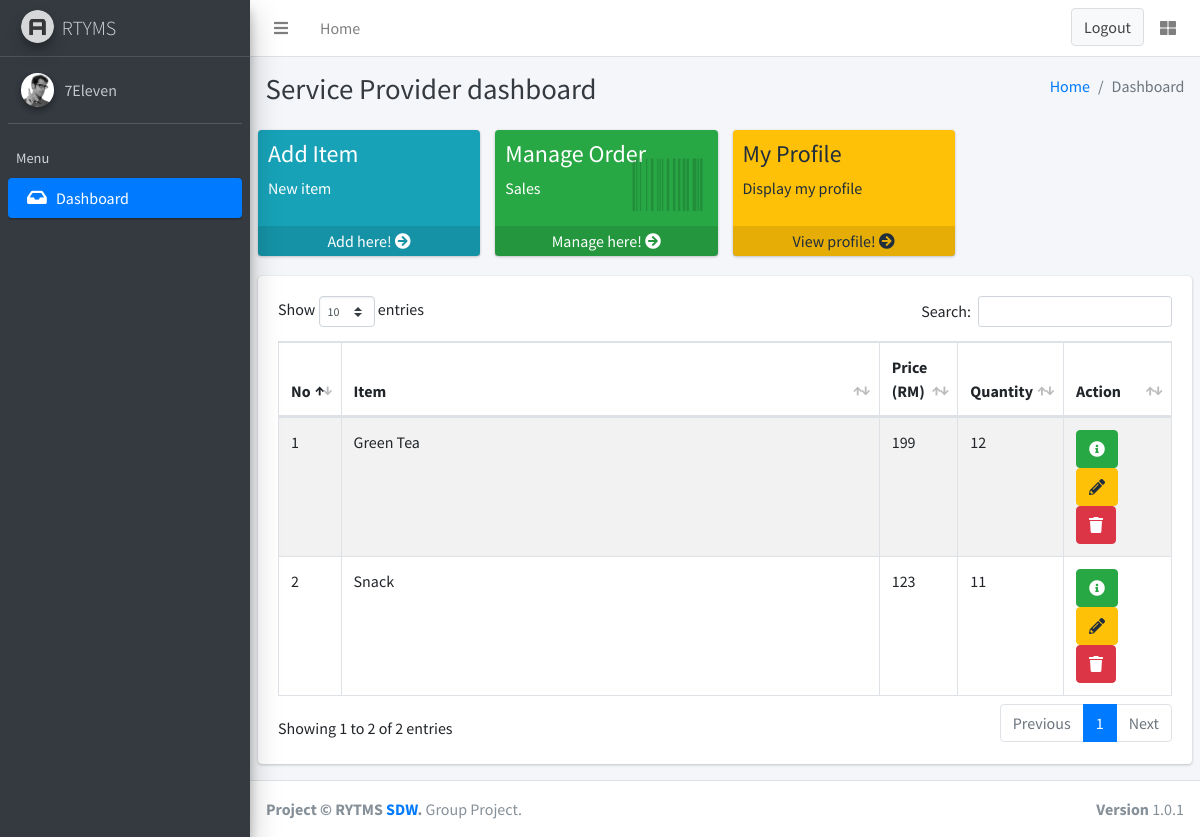
/ApplicationLayer/serviceProvider/food/foodSPMain.php, run on the app's committed database.
### tables this page shows
CREATE TABLE `serviceprovider` (
  `servProvID` int(11) NOT NULL,
  `spName` varchar(100) NOT NULL,
  `spUsername` varchar(50) NOT NULL,
  `spPassword` varchar(50) NOT NULL,
  `spType` varchar(20) NOT NULL,
  `approved` int(11) DEFAULT 0,
  `spEmail` varchar(50) NOT NULL,
  `spAddress` varchar(100) NOT NULL,
  `spPhone` varchar(20) NOT NULL,
  `ssm` varchar(50) NOT NULL,
  `spImage` varchar(255) NOT NULL
);

CREATE TABLE `item` (
  `itemID` int(11) NOT NULL,
  `servProvID` int(11) NOT NULL,
  `itemName` varchar(100) NOT NULL,
  `itemPrice` float NOT NULL,
  `itemType` varchar(20) NOT NULL,
  `itemDesc` varchar(300) NOT NULL,
  `itemQty` int(100) NOT NULL,
  `image` varchar(900) NOT NULL
);

### ApplicationLayer/template/libs/database.php (called while the page is built, shortened)
<?php
class DB
{
  public static function connect($value='')
  {
    $pdo = new PDO(DB_TYPE.':host='.DB_HOST.';dbname='.DB_NAME, DB_USER, DB_PASS);
    $pdo->setAttribute(PDO::ATTR_ERRMODE, PDO::ERRMODE_EXCEPTION);
    return $pdo;
  }
  public static function run($sql, $args = NULL)
    {
        if (!$args)
        {
             return DB::connect()->query($sql);
        }
     }
}
?>

### BusinessServicesLayer/data/registerModel.php (called while the page is built, shortened)
<?php
require_once $_SERVER["DOCUMENT_ROOT"].'/RTYMS/ApplicationLayer/template/libs/database.php';
class registerModel{
    function viewFoodSP(){
        $sql = "SELECT * FROM serviceprovider where spType='food'";
        return DB::run($sql);
    }
}
?>

### BusinessServicesLayer/controller/registrationController.php (called while the page is built, shortened)
<?php
require_once $_SERVER["DOCUMENT_ROOT"].'/RTYMS/BusinessServicesLayer/data/registerModel.php';
class registerController{
    function viewFoodSP(){
        $sp = new registerModel();
        return $sp->viewFoodSP();
    }
}
?>

### BusinessServicesLayer/data/itemModel.php (called while the page is built, shortened)
<?php
require_once $_SERVER["DOCUMENT_ROOT"].'/RTYMS/ApplicationLayer/template/libs/database.php';
class itemModel{
    function viewallFoodItem(){
        $sql = "SELECT * FROM item WHERE itemType='Food'";
        return DB::run($sql);
    }
}
?>

### BusinessServicesLayer/controller/foodController.php (called while the page is built, shortened)
<?php
require_once $_SERVER["DOCUMENT_ROOT"].'/RTYMS/BusinessServicesLayer/data/itemModel.php';
class foodController{
    function viewAll(){
        $item = new itemModel();
        return $item->viewallFoodItem();
    }
}
?>

### ApplicationLayer/serviceProvider/food/foodSPMain.php (the view, shortened to what this page needs)
<?php
require_once $_SERVER["DOCUMENT_ROOT"].'/RTYMS/BusinessServicesLayer/controller/foodController.php';
require_once $_SERVER["DOCUMENT_ROOT"].'/RTYMS/BusinessServicesLayer/controller/registrationController.php';
$item = new foodController();
$data = $item->viewAll();
$name = new registerController();
$datas = $name->viewFoodSP();
?>
<!DOCTYPE html>
<html>
<head>
  <link rel="stylesheet" href="../../../ApplicationLayer/template/plugins/fontawesome-free/css/all.min.css">
  <link rel="stylesheet" href="https://code.ionicframework.com/ionicons/2.0.1/css/ionicons.min.css">
  <link rel="stylesheet" href="../../../ApplicationLayer/template/plugins/tempusdominus-bootstrap-4/css/tempusdominus-bootstrap-4.min.css">
  <link rel="stylesheet" href="../../../ApplicationLayer/template/plugins/icheck-bootstrap/icheck-bootstrap.min.css">
  <link rel="stylesheet" href="../../../ApplicationLayer/template/plugins/jqvmap/jqvmap.min.css">
  <link rel="stylesheet" href="../../../ApplicationLayer/template/dist/css/adminlte.min.css">
  <link rel="stylesheet" href="../../../ApplicationLayer/template/plugins/overlayScrollbars/css/OverlayScrollbars.min.css">
  <link rel="stylesheet" href="../../../ApplicationLayer/template/plugins/daterangepicker/daterangepicker.css">
  <link rel="stylesheet" href="../../../ApplicationLayer/template/plugins/summernote/summernote-bs4.css">
  <link rel="stylesheet" href="../../../ApplicationLayer/template/plugins/datatables-bs4/css/dataTables.bootstrap4.css">
</head>
<body class="hold-transition sidebar-mini layout-fixed">
<div class="wrapper">
  <nav class="main-header navbar navbar-expand navbar-white navbar-light">
    <ul class="navbar-nav">
      <li class="nav-item">
        <a class="nav-link" data-widget="pushmenu" href="#"><i class="fas fa-bars"></i></a>
      </li>
      <li class="nav-item d-none d-sm-inline-block">
        <a href="foodSPMain.php" class="nav-link">Home</a>
      </li>
      <li class="nav-item d-none d-sm-inline-block">
        <a href="#" class="nav-link"></a>
      </li>
    </ul>
    <ul class="navbar-nav ml-auto">
      <form action="../../../BusinessServicesLayer/controller/loginController.php" method="GET"> <button name="logout" type="submit" class="btn btn-block btn-default">Logout</button></form>
      <li class="nav-item">
        <a class="nav-link" data-widget="control-sidebar" data-slide="true" href="#">
          <i class="fas fa-th-large"></i>
        </a>
      </li>
    </ul>
  </nav>
  <aside class="main-sidebar sidebar-dark-primary elevation-4">
    <a href="foodSPMain.php" class="brand-link">
      <img src="../../../ApplicationLayer/template/dist/img/AdminLTELogo.png" alt="AdminLTE Logo" class="brand-image img-circle elevation-3"
           style="opacity: .8">
      <span class="brand-text font-weight-light">RTYMS</span>
    </a>
    <div class="sidebar">
      <div class="user-panel mt-3 pb-3 mb-3 d-flex">
        <div class="image">
          <img src="../../../ApplicationLayer/template/dist/img/user2-160x160.jpg" class="img-circle elevation-2" alt="User Image">
        </div>
        <div class="info">  <?php foreach($datas as $rows){ ?>
          <a href="#" class="d-block"><?=$rows['spName']?><?php } ?></a>
        </div>
      </div>
      <nav class="mt-2">
        <ul class="nav nav-pills nav-sidebar flex-column" data-widget="treeview" role="menu" data-accordion="false">
          <li class="nav-header">Menu</li>
          <li class="nav-item">
            <a href="foodSPMain.php " class="nav-link active">
              <i class="nav-icon fas fa-inbox"></i>
              <p>
                Dashboard
              </p>
            </a>
          </li>
          </ul>
      </nav>
    </div>
  </aside>
  <div class="content-wrapper">
    <div class="content-header">
      <div class="container-fluid">
        <div class="row mb-2">
          <div class="col-sm-6">
            <h1 class="m-0 text-dark">Service Provider dashboard</h1>
          </div>
          <div class="col-sm-6">
            <ol class="breadcrumb float-sm-right">
              <li class="breadcrumb-item"><a href="foodSPMain.php">Home</a></li>
              <li class="breadcrumb-item active">Dashboard</li>
            </ol>
          </div>
        </div>
      </div>
    </div>
    <section class="content">
      <div class="row">
          <div class="col-lg-3 col-6">
            <div class="small-box bg-info">
              <div class="inner">
                <h4>Add Item </h4>
                <p>New item</p>
              </div>
              <a href="foodAddItem.php" class="small-box-footer">Add here! <i class="fas fa-arrow-circle-right"></i></a>
            </div>
          </div>
          <div class="col-lg-3 col-6">
            <div class="small-box bg-success">
              <div class="inner">
                <h4>Manage Order<sup style="font-size: 20px"></sup></h4>
                <p>Sales</p>
              </div>
              <div class="icon">
                <i class="fas fa-barcode"></i>
              </div>
              <a href="foodViewOrder.php" class="small-box-footer">Manage here! <i class="fas fa-arrow-circle-right"></i></a>
            </div>
          </div>
          <div class="col-lg-3 col-6">
            <div class="small-box bg-warning">
              <div class="inner">
                <h4>My Profile</h4>
                <p>Display my profile</p>
              </div>
              <a href="foodViewProfile.php" class="small-box-footer">View profile! <i class="fas fa-arrow-circle-right"></i></a>
            </div>
          </div>
        </div>
      <div class="row">
        <div class="col-12">
          <div class="card">
            <div class="card-body">
              <table id="example1" class="table table-bordered table-striped">
                <thead>
                <tr>
                  <th style="width: 1%">No</th>
                  <th>Item</th>
                  <th style="width: 8%">Price (RM)</th>
                  <th style="width: 8%">Quantity</th>
                  <th style="width: 12%">Action</th>
                </tr>
                </thead>
                <tbody>
                <?php
                $i=1;
                foreach($data as $row){
                  echo"<tr>";
                  echo"<td>" .$i. "</td>";
                  echo"<td>" .$row['itemName']."</td>";
                  echo"<td>" .$row['itemPrice']."</td>";
                  echo"<td>" .$row['itemQty']."</td>";
                  echo"<td>";
                ?>
                <form action="" method="POST">
                    <button type="button" onclick="location.href='foodViewItem.php?itemID=<?=$row['itemID']?>'" class="btn btn-success"><i class="fas fa-info-circle"></i></button>&nbsp;&nbsp;
                    <button type="button" onclick="location.href='foodEditItem.php?itemID=<?=$row['itemID']?>'" class="btn btn-warning"><i class="fas fa-pencil-alt"></i></button>&nbsp;&nbsp;
                    <input type="hidden" name="itemID" value="<?=$row['itemID']?>"><button name="delete" class="btn btn-danger" onClick="return confirm('Are you sure you want to delete?')"><i class="fas fa-trash"></i></button>
                  </form></td>
                <?php
                $i++;
                echo"</tr>";
                }
                ?>
                </tbody>
              </table>
            </div>
          </div>
        </div>
      </div>
    </section>
  </div>
  <footer class="main-footer">
    <strong>Project &copy; RYTMS <a href="#">SDW</a>.</strong>
    Group Project.
    <div class="float-right d-none d-sm-inline-block">
      <b>Version</b> 1.0.1
    </div>
  </footer>
</div>
</body>
</html>

### data on the page
serviceprovider: spName "7Eleven"
item: itemName "Green Tea", itemPrice "199", itemQty "12"
item: itemName "Snack", itemPrice "123", itemQty "11"
